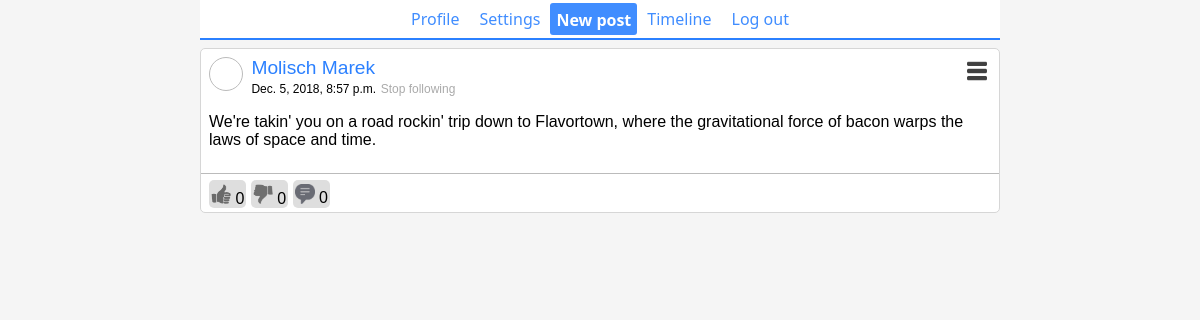
The app's page / (signed in), older data.
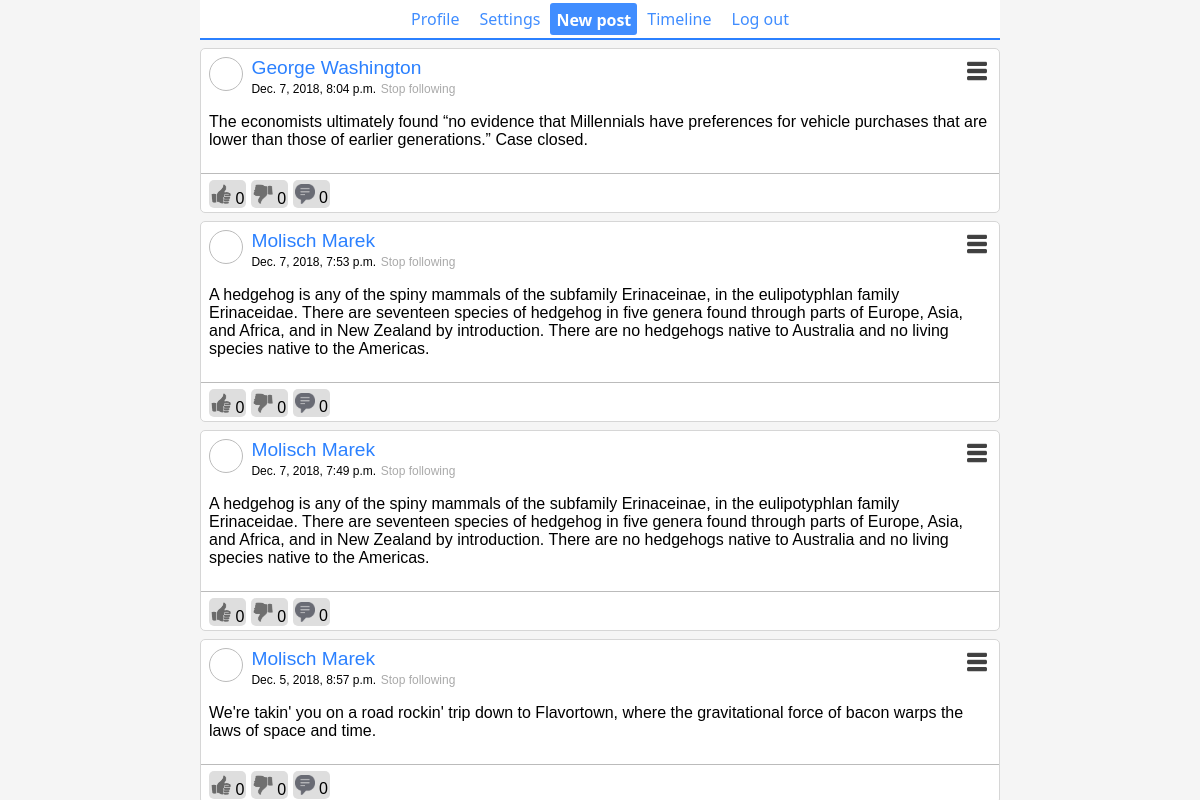
The same page, newer data.
### website/models.py (models this page shows, shortened)
class Post(models.Model):
    main_post = models.ForeignKey('Post', on_delete=models.CASCADE, null=True, default=None)
    author = models.ForeignKey(Profile, on_delete=models.CASCADE)
    content = models.CharField(max_length=340)
    date = models.DateTimeField(auto_now=True)
    visibility = models.PositiveSmallIntegerField(default=Visibility.PUBLIC)  # 0: public, 1: friends, 2: myself; TODO: show posts only by visibility attribute.
    def get_thumbs_up(self):
        return len(Reaction.objects.all().filter(post=self, value=0))
    def get_thumbs_down(self):
        return len(Reaction.objects.all().filter(post=self, value=1))
    def get_message_count(self):
        return len(Post.objects.all().filter(main_post=self))

class Profile(models.Model):
    user = models.OneToOneField(User, on_delete=models.CASCADE)
    description = models.CharField(max_length=140, default="")

### website/views.py (the view)
# urls.py: path('', views.index),
def index(request):
    if not request.user.is_authenticated:
        context = {
            "is_logged": True if request.user.is_authenticated else False,
        }
        rndr = "website/index.html"
    else:
        context = {
            "posts": Post.objects.select_related("author").order_by("-date")[:10],
            "logged_user": Profile.objects.get(user=request.user) if request.user.is_authenticated else None,
        }
        rndr = "website/timeline.html"
    return render(request, rndr, context)

### website/templatetags/timeline.py (called while the page is built)
@register.filter(name="followed_by")
def is_followed_by(user1, user2):
    return is_user_followed_by(user1, user2)
    pass

### website/templates/website/timeline.html (shortened to what this page needs)
{% extends 'website/social.html' %}
{% load static %}
{% load timeline %}
{% block content %}
    {% for post in posts %}
        <div class="post" postid={{ post.id }}>
            <div class="content">
                <div class="profile_picture"></div>
                <div class="info">
                    <a class="whole_name"
                       href="/profile/{{ post.author.user.username }}">{{ post.author.user.get_full_name }}</a><br/>
                    <a class="date">{{ post.date }}</a>
                    {% if post.author|followed_by:logged_user == False %}
                        <a class="date_button blue" name="flw_{{ post.author.user.username }}"
                           onclick="followUser('{{ post.author.user.username }}');">Follow</a>
                    {% else %}
                        <a class="date_button gray" name="flw_{{ post.author.user.username }}"
                           onclick="stopFollowingUser('{{ post.author.user.username }}');">Stop following</a>
                    {% endif %}
                </div>
                <div class="menu"><img src="{% static "images/menu.png" %}" width="20"></div>
                <p>{{ post.content }}</p>
            </div>
            <div class="messages">
                <div class="button"><img src="{% static "images/thumb_up_n.png" %}" width="20"> {{ post.get_thumbs_up }}
                </div>
                <div class="button"><img src="{% static "images/thumb_down_n.png" %}"
                                         width="20"> {{ post.get_thumbs_down }}</div>
                <div class="button"><img src="{% static "images/messages.png" %}"
                                         width="20"> {{ post.get_message_count }}</div>
            </div>
        </div>
    {% endfor %}
{% endblock %}

### website/templates/website/social.html (shortened to what this page needs)
{% load static %}
<!DOCTYPE html>
<html>
<head>
    <link rel="stylesheet" href="{% static "website/main.css" %}"/>
</head>
<body>
<div class="container">
    <div id="siteheader">
        <a href="/profile/{{ logged_user.user.username }}">Profile</a>
        <a href="#">Settings</a>
        <button onclick="displayPostForm()">New post</button>
        <a href="/">Timeline</a>
        <a href="/logout">Log out</a>
    </div>
    <div class="content">
        {% block content %}
        {% endblock %}
    </div>
</div>
</body>
</html>

### website/static/website/main.css (style rules this page uses)
body { background-color: rgb(245, 245, 245); font-family: Helvetica, Arial, sans-serif; padding: 0; margin: 0; }
#siteheader { background-color: white; display: flex; margin: 0 auto; padding: .2em; justify-content: center; font-family: 'Segoe UI', Tahoma, Geneva, Verdana, sans-serif; border-bottom: 2px solid #2b80ff; }
#siteheader button { border: none; font-weight: bolder; background-color: #408dff; text-align: center; margin: 0; height: 2em; line-height: 2em; color: white; font-family: 'Segoe UI', Tahoma, Geneva, Verdana, sans-serif; text-decoration: none; border-radius: 3px; font-size: 16px; }
#siteheader a { padding: 0 .5em; text-align: center; font-size: 16px; margin: 0 2px; height: 2em; line-height: 2em; color: #408dff; text-decoration: none; }
.container { margin: 0 auto; max-width: 50em; }
.post .whole_name { text-decoration: none; color: #2b80ff; font-size: 1.2em; }
.post .date { font-size: 12px; }
.post { position: relative; margin-top: 8px; border: 1px solid rgb(214, 214, 214); background-color: white; border-radius: 5px; }
.post .content { padding: .5em; }
.post .info { display: inline-block; }
.post .profile_picture { width: 32px; height: 32px; border-radius: 32px; border: 1px solid #BBBBBB; display: inline-block; vertical-align: top; margin-right: 4px; }
.post .messages { padding-top: 6px; padding-left: .5em; border-top: 1px solid #BBBBBB; margin: 0 auto; height: 32px; }
.post .button { border-radius: 5px; background-color: rgb(222, 222, 222); display: inline-block; cursor: pointer; padding: 2px; box-sizing: border-box; height: 28px; vertical-align: top; }
.post .button img { margin-top: 2px; }
.post .menu { float: right; cursor: pointer; height: 28px; padding: 4px; box-sizing: border-box; border-radius: 5px; }
.post .date_button { font-size: 12px; cursor: pointer; }
.gray { color: #aaaaaa; }

Row changes from the older to the newer data that the page shows:
added Post: author.user.get_full_name "George Washington", date "Dec. 7, 2018, 8:04 p.m.", content "The economists ultimately found “no evidence that Millennials have preferences for vehicle purchases that are lower than those of earlier generations.” Case closed.", get_thumbs_up "0", get_thumbs_down "0", get_message_count "0"
added Post: author.user.get_full_name "Molisch Marek", date "Dec. 7, 2018, 7:53 p.m.", content "A hedgehog is any of the spiny mammals of the subfamily Erinaceinae, in the eulipotyphlan family Erinaceidae. There are seventeen species of hedgehog in five genera found through parts of Europe, Asia, and Africa, and in New Zealand by introduction. There are no hedgehogs native to Australia and no living species native to the Americas.", get_thumbs_up "0", get_thumbs_down "0", get_message_count "0"
added Post: author.user.get_full_name "Molisch Marek", date "Dec. 7, 2018, 7:49 p.m.", content "A hedgehog is any of the spiny mammals of the subfamily Erinaceinae, in the eulipotyphlan family Erinaceidae. There are seventeen species of hedgehog in five genera found through parts of Europe, Asia, and Africa, and in New Zealand by introduction. There are no hedgehogs native to Australia and no living species native to the Americas.", get_thumbs_up "0", get_thumbs_down "0", get_message_count "0"
